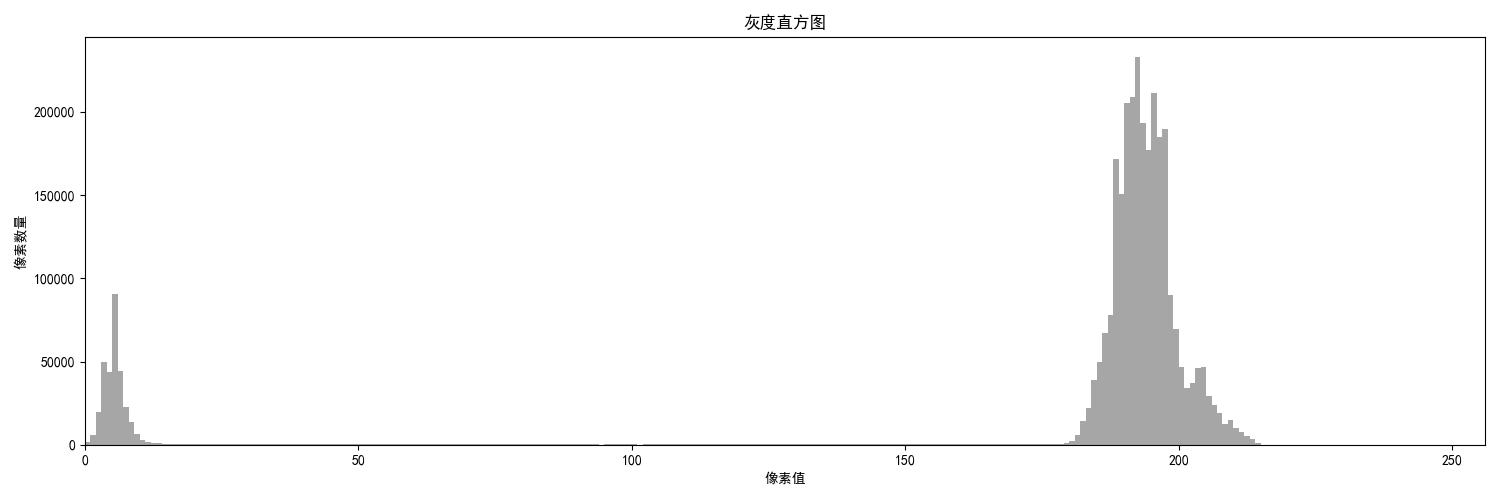
#> input picture Pattern recongnition/Treshhold value method/test_save/灰度直方图.png, 1500 x 500 px
$ python OTSU.py
#> lines starting #> are read from the running program, lines starting #| are printed output that depends on the picture; after the words box and inside, x2 and y2 are one past the last pixel; in counts of white or black regions, pixels touching at a corner belong together
#> the answer given: test_save/灰度直方图.png
import cv2
import os
import numpy as np
import matplotlib.pyplot as plt
# 设置matplotlib支持中文显示
plt.rcParams["font.family"] = ["SimHei"]  # 仅使用黑体
plt.rcParams['axes.unicode_minus'] = False  # 解决负号显示问题
from osgeo import gdal


"""opencv读取并处理图像
包含使用OpenCV读取图像,显示图像(彩色、单波段、灰度),计算协方差矩阵,绘制直方图,OTSU分割"""
class image_Processor_OpenCV:

    def __init__(self):
        #支持的图像格式列表
        self.supported_formats = ['.jpg', '.jpeg', '.png', '.bmp', '.tiff', '.tif']

        #窗口默认大小
        self.default_window_size = (800, 600)

        #波段名称映射
        self.band_names = ['Blue', 'Green', 'Red']

    """预处理中文窗口名称，以防出现乱码"""
    # [7 lines left out: function _prepare_window_name, not called in this run]

    """创建窗口并显示图像"""
    # [12 lines left out: function _create_window, not called in this run]

    """读取图像"""
    def read_image(self, image_Path):
        #检查文件是否存在
#> called with image_Path = 'test_save/灰度直方图.png'
        if not os.path.exists(image_Path):
            print(f"错误: 文件 '{image_Path}' 不存在")
            return None

        #检查文件格式是否支持
        file_Ext = os.path.splitext(image_Path)[1].lower()
        if file_Ext not in self.supported_formats:
            print(f"错误: 不支持的图像格式 '{file_Ext}'")
            return None

        #读取图像
        try:
            image = cv2.imread(image_Path)
#> image is the input picture: shape (500, 1500, 3); min 0, max 255, mean 249.7
            if image is None:
                print(f"错误: 无法读取图像文件 '{image_Path}'")
                return None
            print(f"成功读取图像，形状: {image.shape}")
#| 成功读取图像，形状: (500, 1500, 3)
#> the answer given: out.png
            #print(image.dtype)
            return image
        except Exception as e:
            print(f"读取图像时发生错误: {str(e)}")
            return None

    """显示图像"""
    # [14 lines left out: function show_image, not called in this run]

    """转换为灰度图像"""
    def to_grayscale_image(self, image):
        if image is None:
            print("错误: 图像数据为空")
            return

        #如果图像是彩色，就转换为灰度图
        if len(image.shape) == 3:
            gray_Image = cv2.cvtColor(image, cv2.COLOR_BGR2GRAY)
        else:
            gray_Image = image

        return gray_Image

    """显示单波段图像"""
    # [24 lines left out: function show_single_band, not called in this run]

    """计算协方差矩阵(用定义)"""
    # [30 lines left out: function calculate_covariance_matrix, not called in this run]

    """计算协方差矩阵(调用cov函数)"""
    # [25 lines left out: function calculate_covariance_matrix_2, not called in this run]

    """生成每个波段的直方图"""
    # [63 lines left out: function generate_band_histograms, not called in this run]

    """根据波段索引获取对应的颜色"""
    # [7 lines left out: function _get_band_color, not called in this run]

    """OTSU大津法分割灰度图像"""
    def otsu(self, gray_Image, save_Path=None):
        #确认是否真为灰度图像
        if len(gray_Image.shape) == 3:
            print("错误: 输入的图像不是灰度图像,无法使用OTSU大津法分割")
            return None

        #计算阈值
        perfect_Thresh_List = np.zeros(256)
        for threshold in range(256):
            #数组if_Big元素类型为bool,用于判断各像元值是不是当前选定的阈值
            if_Big = gray_Image > threshold
            #计算前景像元比例与背景像元比例
            p1 = np.sum(if_Big) / gray_Image.size
            p2 = 1 - p1
            #计算总像元均值、前景像元均值与背景像元均值
            m = np.mean(gray_Image)
            m1 = np.mean(gray_Image[if_Big]) if p1 > 0 else 0
            m2 = np.mean(gray_Image[~if_Big]) if p2 > 0 else 0
            #计算类间方差
            variance = p1 * ((m1 - m) ** 2) + p2 * ((m2 - m) ** 2)
            #加入阈值表
            perfect_Thresh_List[threshold] = variance

        #找到最大类间方差对应的阈值
        best_Threshold = np.argmax(perfect_Thresh_List)

        #对原图像进行分割：大于阈值的像素设为255（白色），小于等于阈值的像素设为0（黑色）
        segmented_Image = np.where(gray_Image > best_Threshold, 255, 0).astype(np.uint8)

        #绘制原始灰度图像和分割后的图像
        plt.figure(figsize=(12, 6))

        #显示原始灰度图像
        plt.subplot(1, 2, 1)
        plt.imshow(gray_Image, cmap='gray')
        plt.title('原始灰度图像')
        plt.axis('off')

        #显示分割后的图像
        plt.subplot(1, 2, 2)
        plt.imshow(segmented_Image, cmap='gray')
        plt.title(f'OTSU分割结果 (阈值={best_Threshold})')
        plt.axis('off')

        plt.tight_layout()

        #保存图像
        if save_Path:
            try:
                #检查save_Path是否为目录
                if os.path.isdir(save_Path) or save_Path.endswith('/') or save_Path.endswith('\\'):
                    #如果是目录，提示用户输入文件名（不包括扩展名，默认保存为png格式）
                    filename = input("请输入保存的文件名(不包括扩展名,默认保存为png格式): ")
                    #如果文件名没有扩展名，添加.png扩展名
                    if not os.path.splitext(filename)[1]:
                        filename += '.png'
                    save_Path = os.path.join(save_Path, filename)
                #确保保存目录存在
                os.makedirs(os.path.dirname(os.path.abspath(save_Path)), exist_ok=True)
                #保存图像
                plt.savefig(save_Path)
                print(f"OTSU分割图已保存到: {save_Path}")
            except Exception as e:
                print(f"保存OTSU分割图时发生错误: {str(e)}")

        #显示图像
        plt.show()

        return best_Threshold, segmented_Image

    """改进型OTSU(局部自适应OTSU)"""
    def local_adaptive_otsu(self, gray_Image, save_Path=None):
#> called with save_Path = 'out.png'
        if gray_Image is None:
            print("错误: 输入图像为空")
            return None

        #检查是否为灰度图像
        if len(gray_Image.shape) == 3:
            print("错误: 输入的图像不是灰度图像,需要先转换为灰度图像")
            return None

        #获取图像尺寸
        height, width = gray_Image.shape

        #计算每块的大小，确保能够均匀分割且不遗漏像元
        block_height = height // 4
        block_width = width // 4

        #计算余数，用于处理不能被4整除的情况
        height_remainder = height % 4
        width_remainder = width % 4

        #存储分割后的原始图像块
        blocks = []
        #存储分割后的位置信息，用于拼接
        block_positions = []

        #分割图像为4x4=16块
        for i in range(4):
            for j in range(4):
                #计算当前块的起始和结束位置
                start_y = i * block_height
                #处理高度方向的余数，确保不遗漏像元
                if i < height_remainder:
                    end_y = start_y + block_height + 1
                else:
                    end_y = start_y + block_height

                start_x = j * block_width
                #处理宽度方向的余数，确保不遗漏像元
                if j < width_remainder:
                    end_x = start_x + block_width + 1
                else:
                    end_x = start_x + block_width

                #提取当前块
                block = gray_Image[start_y:end_y, start_x:end_x]
                blocks.append(block)
                #记录块的位置信息
                block_positions.append((start_y, end_y, start_x, end_x))
#> after the loop, block_positions = 16 items, first 6: (0, 125, 0, 375), (0, 125, 375, 750), (0, 125, 750, 1125), (0, 125, 1125, 1500), (125, 250, 0, 375), (125, 250, 375, 750); blocks = 16 items

        #创建一个空白图像用于存储拼接结果
        segmented_image = np.zeros((height, width), dtype=np.uint8)

        #存储每个块的阈值
        thresholds = []

        #对16块分别进行传统OTSU算法
        for i in range(16):
            #对每个块应用otsu算法，不显示图像
            best_threshold, seg_block = self.otsu(blocks[i], None)
            thresholds.append(best_threshold)

            #获取该块的位置信息
            start_y, end_y, start_x, end_x = block_positions[i]

            #将处理后的块放回原位置
            segmented_image[start_y:end_y, start_x:end_x] = seg_block
#> this loop made 16 passes
#> (best_threshold, start_y, end_y, start_x, end_x) on passes 1 to 8: (134, 0, 125, 0, 375), (117, 0, 125, 375, 750), (135, 0, 125, 750, 1125), (0, 0, 125, 1125, 1500), (152, 125, 250, 0, 375), (0, 125, 250, 375, 750), (166, 125, 250, 750, 1125), (166, 125, 250, 1125, 1500)
#> pass 1, in otsu, `segmented_Image = np.where(gray_Image > best_Threshold, 255, 0).astype..`:
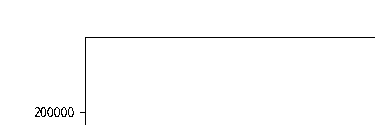
#> segmented_Image: shape (125, 375); 98.9% white; black in thin lines or dots, all inside (x1, y1, x2, y2) = (35, 37, 375, 125)
#> pass 1, in otsu, `plt.show()`:
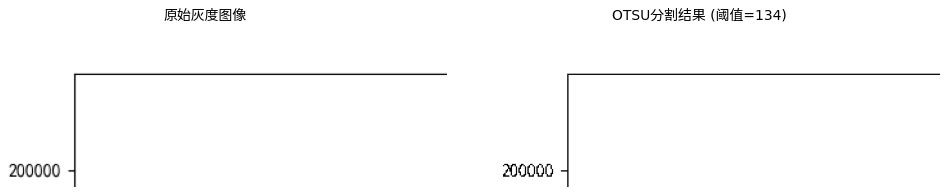
#> figure drawn by matplotlib, 2 panels
#> pass 2, in otsu (call 2), `segmented_Image = np.where(gray_Image > best_Threshold, 255, 0).astype..`:
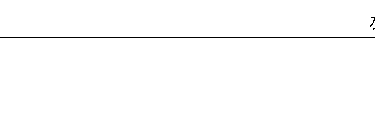
#> segmented_Image: shape (125, 375); 99.2% white; black in thin lines or dots, all inside (x1, y1, x2, y2) = (0, 17, 375, 38)
#> pass 2, in otsu (call 2), `plt.show()`:
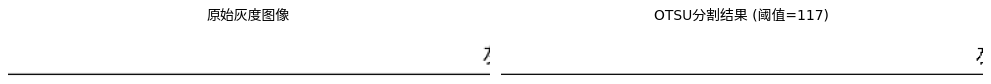
#> figure drawn by matplotlib, 2 panels
#> pass 3, in otsu (call 3), `segmented_Image = np.where(gray_Image > best_Threshold, 255, 0).astype..`:
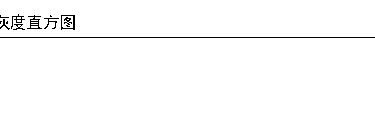
#> segmented_Image: shape (125, 375); 98.4% white; black in thin lines or dots, all inside (x1, y1, x2, y2) = (0, 14, 375, 38)
#> after the loop:
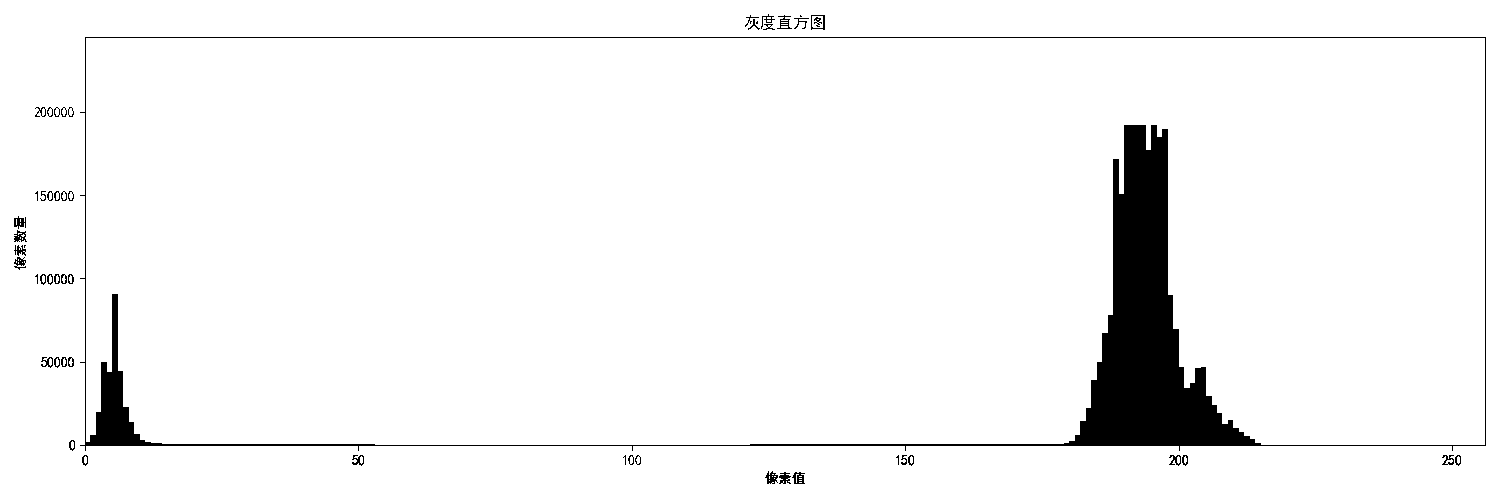
#> segmented_image: shape (500, 1500); 95.6% white; 53 black regions (7 under 20 px), largest, box (x1, y1, x2, y2) and area: (80, 37, 1486, 451) 30938, (765, 471, 778, 484) 98, (792, 472, 805, 484) 94
#> after the loop, thresholds = [134, 117, 135, 0, 152, 0, 166, 166, 184, 0, 166, 166, 190, 129, 197, 198]

        #计算平均阈值
        avg_threshold = sum(thresholds) / len(thresholds)
#> avg_threshold = 131.2
        print(f"各块阈值范围: {min(thresholds)} - {max(thresholds)}")
#| 各块阈值范围: 0 - 198
        print(f"平均阈值: {avg_threshold:.2f}")
#| 平均阈值: 131.25

        #绘制原始灰度图像和局部自适应OTSU分割后的图像
        plt.figure(figsize=(12, 6))

        #显示原始灰度图像
        plt.subplot(1, 2, 1)
        plt.imshow(gray_Image, cmap='gray')
        plt.title('原始灰度图像')
        plt.axis('off')

        #显示局部自适应OTSU分割后的图像
        plt.subplot(1, 2, 2)
        plt.imshow(segmented_image, cmap='gray')
        plt.title('局部自适应OTSU分割结果')
        plt.axis('off')

        plt.tight_layout()

        #保存图像
        if save_Path:
            try:
                #检查save_Path是否为目录
                if os.path.isdir(save_Path) or save_Path.endswith('/') or save_Path.endswith('\\'):
                    #如果是目录，提示用户输入文件名（不包括扩展名，默认保存为png格式）
                    filename = input("请输入保存的文件名(不包括扩展名,默认保存为png格式): ")
                    #如果文件名没有扩展名，添加.png扩展名
                    if not os.path.splitext(filename)[1]:
                        filename += '.png'
                    save_Path = os.path.join(save_Path, filename)
                #确保保存目录存在
                os.makedirs(os.path.dirname(os.path.abspath(save_Path)), exist_ok=True)
                #保存图像
                plt.savefig(save_Path)
                print(f"局部自适应OTSU分割图已保存到: {save_Path}")
            except Exception as e:
                print(f"保存局部自适应OTSU分割图时发生错误: {str(e)}")

        #显示图像
        plt.show()

        return avg_threshold, segmented_image

if __name__ == "__main__":
    #创建图像处理器实例
    processor = image_Processor_OpenCV()

    #测试图像路径1：D:\Files\Code_Work_Space\Pattern recongnition course codes\Image classfication\Treshhold value method\test_images\zhuozi.jpg
    #测试图像路径2：D:\Files\Code_Work_Space\Pattern recongnition course codes\Image classfication\Treshhold value method\test_images\wyzg.jpg
    #测试图像路径3：D:\Files\Code_Work_Space\Pattern recongnition course codes\Image classfication\Treshhold value method\test_images\shenbaoshu.jpg

    #获取用户输入的图像路径
    image_Path = input("请输入图像文件路径: ")

    #读取图像
    image = processor.read_image(image_Path)

    """
    #测试显示图像功能
    #彩色
    processor.show_image(image)
    #转换为灰度图像
    g_Image = processor.to_grayscale_image(image)
    #灰度
    processor.show_image(g_Image)
    #按波段
    for i in range(3):
        processor.show_single_band(image, i)
    """
    """
    #测试协方差矩阵计算
    cov_Matrix_1 = processor.calculate_covariance_matrix(image)
    cov_Matrix_2 = processor.calculate_covariance_matrix_2(image)
    print(f"协方差矩阵（定义法）：")
    print(cov_Matrix_1)
    print(f"协方差矩阵（cov函数）：")
    print(cov_Matrix_2)
    """

    #获取用户保存图像的路径
    save_Image_Path = input("请输入图像保存路径: ")
    if not save_Image_Path:  #当用户直接按Enter键不输入任何内容时
        save_Image_Path = "D:/Files/Code_Work_Space/Pattern recongnition course codes/Image classfication/Treshhold value method/test_save/"

    #转换为灰度图像
    g_Image = processor.to_grayscale_image(image)

    #显示三波段直方图
    #processor.generate_band_histograms(image, True, save_Image_Path)
    #显示灰度直方图
    #processor.generate_band_histograms(g_Image, True, save_Image_Path)

    #调用otsu方法进行分割并保存结果
    #best_Threshold, segmented_Image = processor.otsu(g_Image, save_Image_Path)
    #print(f"OTSU最佳阈值: {best_Threshold}")

    #调用局部自适应OTSU进行分割并保存结果
    l_A_Threshold, l_A_Seg_Image = processor.local_adaptive_otsu(g_Image, save_Image_Path)
#> l_A_Threshold = 131.2

$ run again, with Pattern recongnition/Treshhold value method/test_save/otsu.png copied over Pattern recongnition/Treshhold value method/test_save/灰度直方图.png
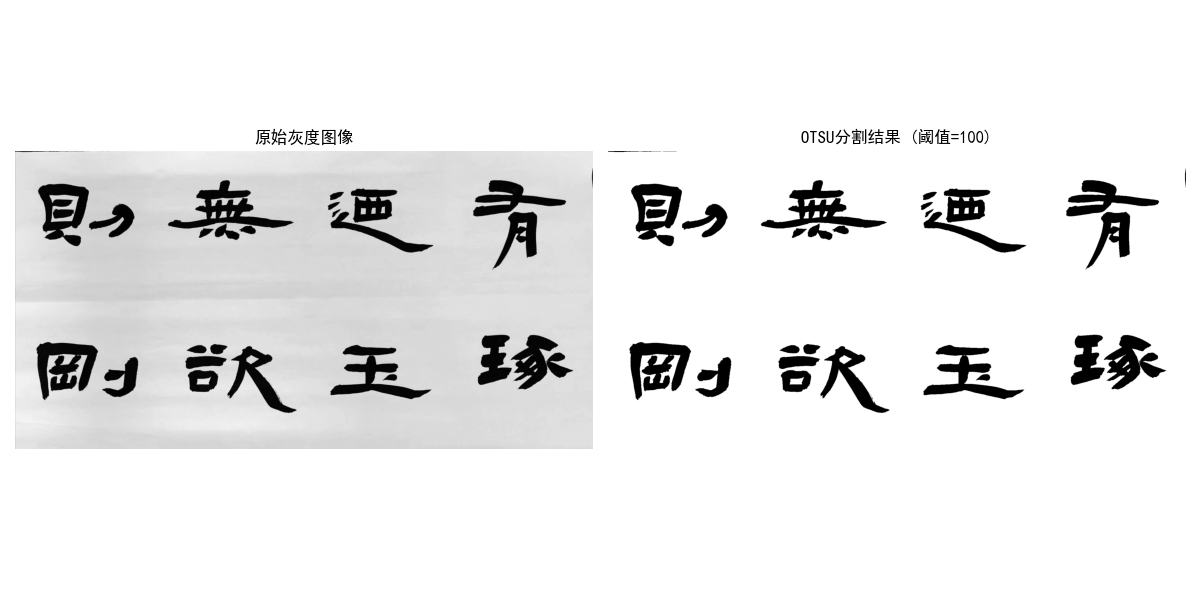
#> input picture Pattern recongnition/Treshhold value method/test_save/otsu.png, 1200 x 600 px
#> in read_image, image is the input picture: shape (600, 1200, 3); min 0, max 255, mean 233.9
#| 成功读取图像，形状: (600, 1200, 3)
#> after the loop in local_adaptive_otsu, `for i in range(4):`: block_positions = 16 items, first 6: (0, 150, 0, 300), (0, 150, 300, 600), (0, 150, 600, 900), (0, 150, 900, 1200), (150, 300, 0, 300), (150, 300, 300, 600); blocks = 16 items
#> the loop in local_adaptive_otsu, `for i in range(16):` made 16 passes
#> (best_threshold, start_y, end_y, start_x, end_x) on passes 1 to 8: (153, 0, 150, 0, 300), (153, 0, 150, 300, 600), (153, 0, 150, 600, 900), (150, 0, 150, 900, 1200), (116, 150, 300, 0, 300), (116, 150, 300, 300, 600), (132, 150, 300, 600, 900), (132, 150, 300, 900, 1200)
#> pass 1, in otsu, `plt.show()`:
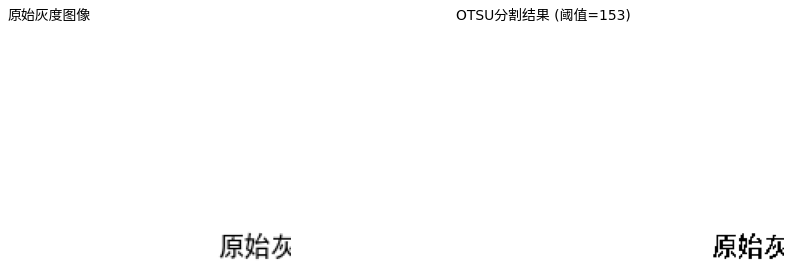
#> figure drawn by matplotlib, 2 panels
#> after the loop in local_adaptive_otsu, `for i in range(16):`:
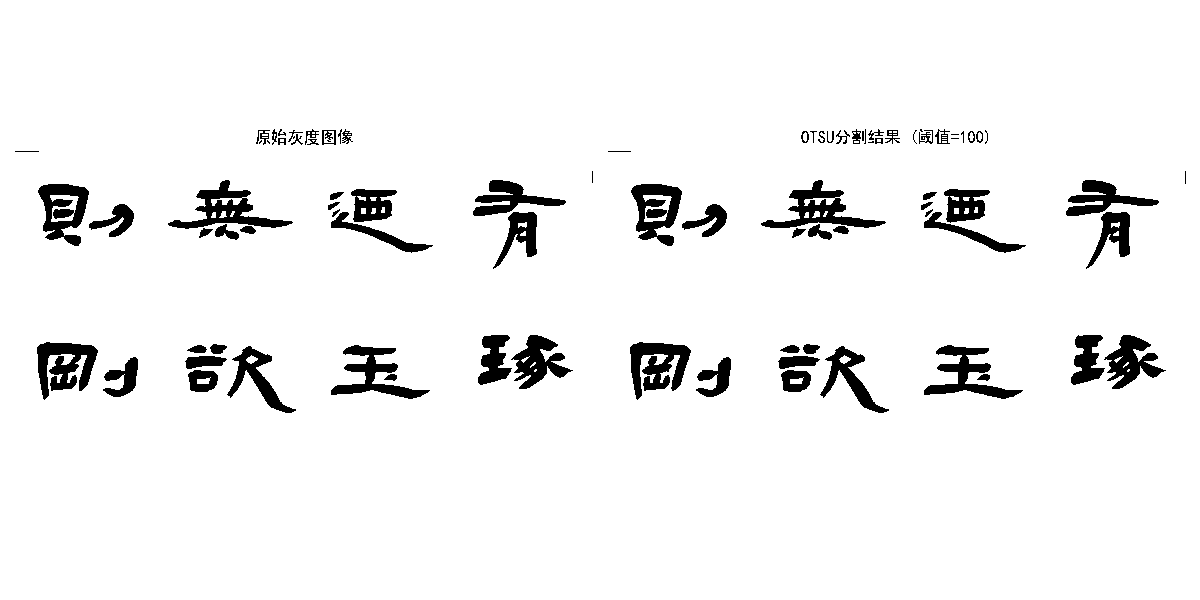
#> segmented_image: shape (600, 1200); 94.6% white; 87 black regions (13 under 20 px), largest, box (x1, y1, x2, y2) and area: (37, 342, 98, 400) 1986, (630, 342, 691, 400) 1985, (168, 180, 293, 229) 1952
#> after the loop in local_adaptive_otsu, `for i in range(16):`: thresholds = [153, 153, 153, 150, 116, 116, 132, 132, 119, 115, 131, 131, 0, 0, 0, 0]
#> avg_threshold = 100.1
#| 各块阈值范围: 0 - 153
#| 平均阈值: 100.06
